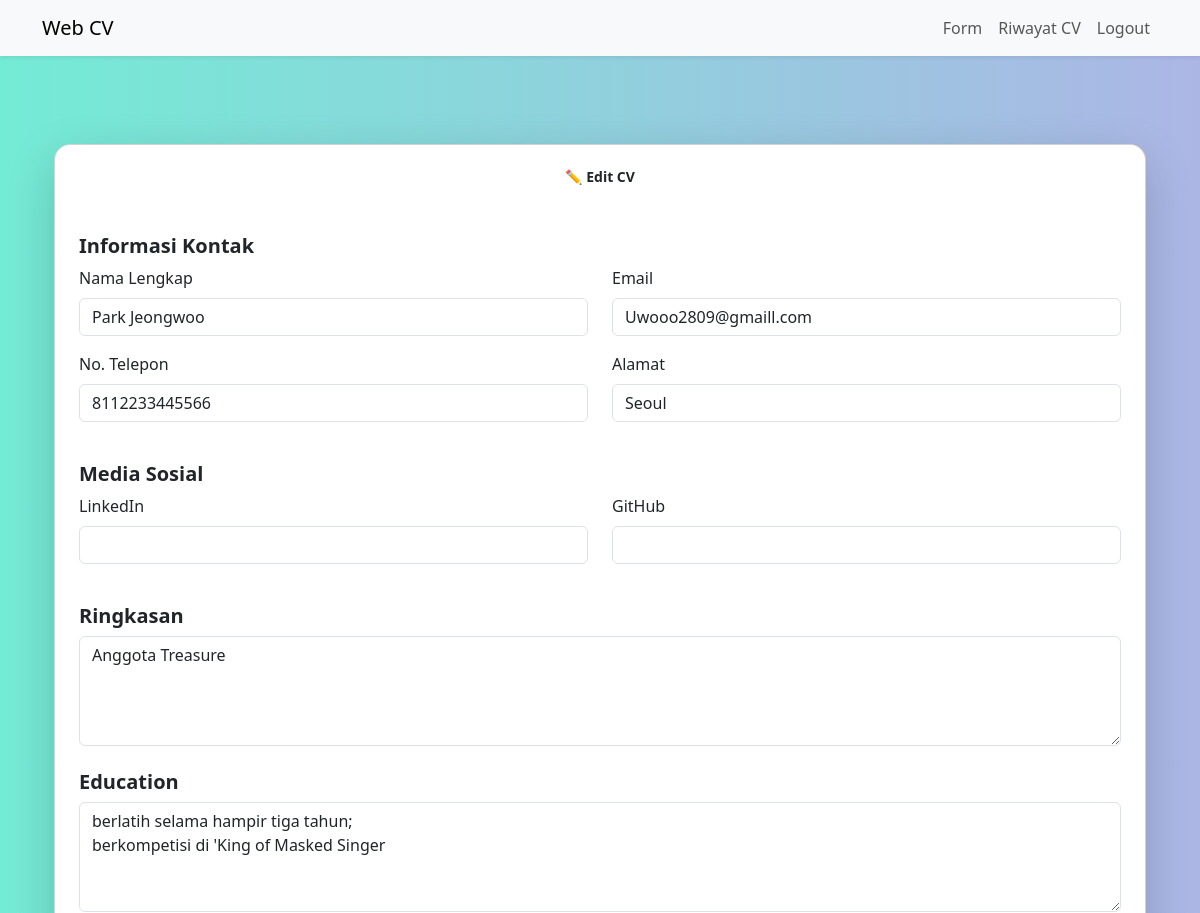
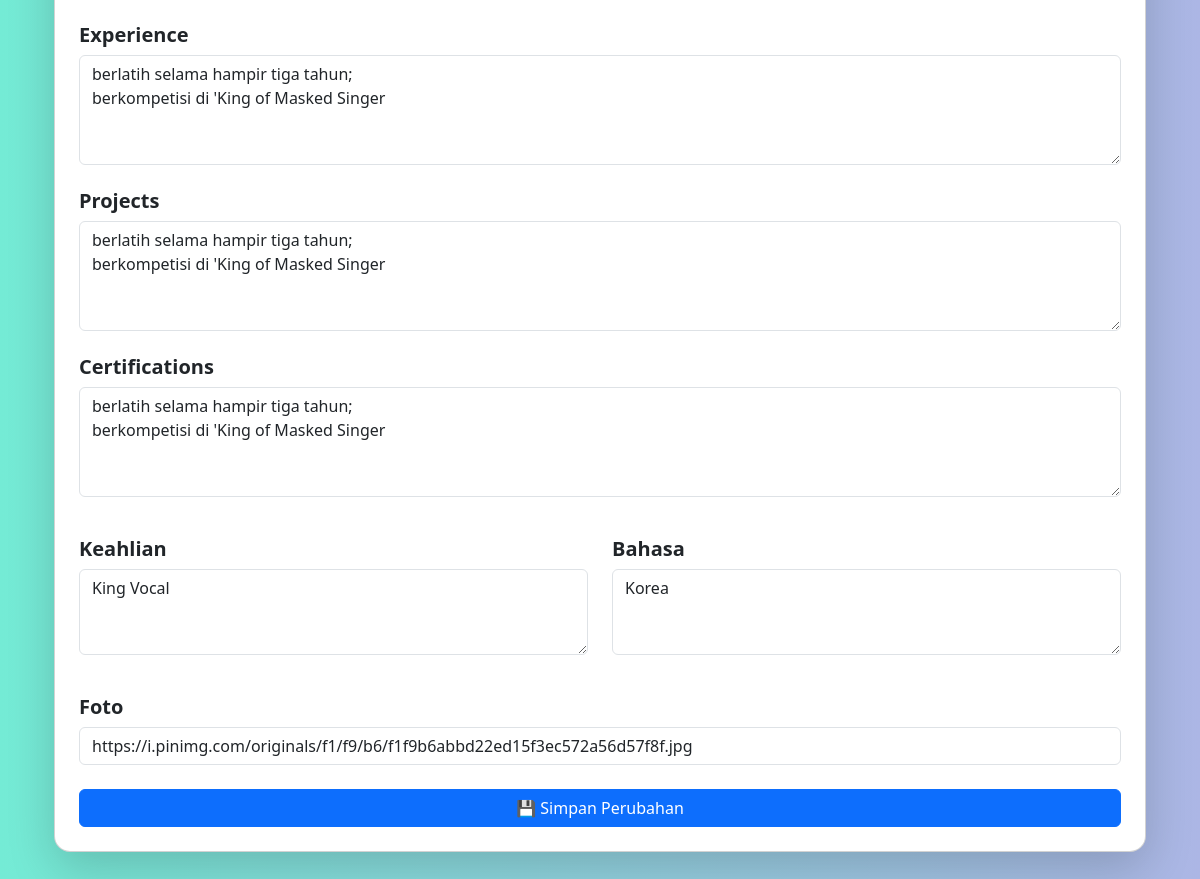
/cv/1/edit (signed in), run on the app's committed database (2 pictures, top to bottom).
### tables this page shows
CREATE TABLE cv (
    id              INTEGER PRIMARY KEY AUTOINCREMENT,
    user_id         INTEGER NOT NULL,
    name            TEXT NOT NULL,
    email           TEXT NOT NULL,
    phone           TEXT,
    address         TEXT,
    linkedin        TEXT,
    github          TEXT,
    summary         TEXT,
    education       TEXT,
    experience      TEXT,
    projects        TEXT,
    certifications  TEXT,
    skills          TEXT,
    languages       TEXT,
    photo_url       TEXT,
    FOREIGN KEY (user_id) REFERENCES user(id)
);

### app.py (the view)
@app.route('/cv/<int:cv_id>/edit', methods=['GET'])
@login_required
def edit_cv(cv_id):
    conn = get_db()
    cv = conn.execute('SELECT * FROM cv WHERE id=? AND user_id=?', (cv_id, current_user.id)).fetchone()
    conn.close()
    if not cv:
        return 'CV tidak ditemukan atau bukan milik Anda', 404
    return render_template('cv_edit.html', data=cv)

### app.py (called while the page is built)
@app.after_request
def remove_frame_options(response):
    response.headers.pop('X-Frame-Options', None)
    return response

@login_manager.user_loader
def load_user(user_id):
    conn = sqlite3.connect(DB_PATH)
    cur = conn.execute('SELECT id, username FROM user WHERE id = ?', (user_id,))
    row = cur.fetchone()
    conn.close()
    return User(*row) if row else None

def get_db():
    conn = sqlite3.connect(DB_PATH)
    conn.row_factory = sqlite3.Row
    return conn

### templates/cv_edit.html (shortened to what this page needs)
{% extends 'base.html' %}
{% block content %}
<div class="container py-5">
  <div class="card shadow-lg rounded-4 p-4">
    <h1 class="text-center mb-4 fw-bold">✏️ Edit CV</h1>
    <form method="post" action="{{ url_for('update_cv', cv_id=data.id) }}">
      <h5 class="fw-semibold mt-4">Informasi Kontak</h5>
      <div class="row">
        <div class="col-md-6 mb-3">
          <label class="form-label">Nama Lengkap</label>
          <input type="text" name="name" class="form-control" value="{{ data.name }}" required>
        </div>
        <div class="col-md-6 mb-3">
          <label class="form-label">Email</label>
          <input type="email" name="email" class="form-control" value="{{ data.email }}" required>
        </div>
        <div class="col-md-6 mb-3">
          <label class="form-label">No. Telepon</label>
          <input type="text" name="phone" class="form-control" value="{{ data.phone }}">
        </div>
        <div class="col-md-6 mb-3">
          <label class="form-label">Alamat</label>
          <input type="text" name="address" class="form-control" value="{{ data.address }}">
        </div>
      </div>
      <h5 class="fw-semibold mt-4">Media Sosial</h5>
      <div class="row">
        <div class="col-md-6 mb-3">
          <label class="form-label">LinkedIn</label>
          <input type="url" name="linkedin" class="form-control" value="{{ data.linkedin }}">
        </div>
        <div class="col-md-6 mb-3">
          <label class="form-label">GitHub</label>
          <input type="url" name="github" class="form-control" value="{{ data.github }}">
        </div>
      </div>
      <h5 class="fw-semibold mt-4">Ringkasan</h5>
      <div class="mb-3">
        <textarea name="summary" class="form-control" rows="4">{{ data.summary }}</textarea>
      </div>
      {% for section in ['education', 'experience', 'projects', 'certifications'] %}
        <h5 class="fw-semibold mt-4">{{ section|capitalize }}</h5>
        <div class="mb-3">
          <textarea name="{{ section }}" class="form-control" rows="4">{{ data[section] }}</textarea>
        </div>
      {% endfor %}
      <div class="row">
        <div class="col-md-6 mb-3">
          <h5 class="fw-semibold mt-4">Keahlian</h5>
          <textarea name="skills" class="form-control" rows="3">{{ data.skills }}</textarea>
        </div>
        <div class="col-md-6 mb-3">
          <h5 class="fw-semibold mt-4">Bahasa</h5>
          <textarea name="languages" class="form-control" rows="3">{{ data.languages }}</textarea>
        </div>
      </div>
      <h5 class="fw-semibold mt-4">Foto</h5>
      <div class="mb-4">
        <input type="url" name="photo" class="form-control" value="{{ data.photo_url }}">
      </div>
      <button type="submit" class="btn btn-primary w-100">💾 Simpan Perubahan</button>
    </form>
  </div>
</div>
{% endblock %}

### static/style.css (style rules this page uses)
body { font-family: 'Segoe UI', sans-serif; background: linear-gradient(to right, #74ebd5, #acb6e5); margin: 0; padding: 0; }
.text-center { font-size: 14px; }

### data on the page
cv: name "Park Jeongwoo", email "Uwooo2809@gmaill.com", phone "8112233445566", address "Seoul", summary "Anggota Treasure", education "berlatih selama hampir tiga tahun; berkompetisi di 'King of Masked Singer" "berlatih selama hampir tiga tahun; berkompetisi di 'King of Masked Singer" "berlatih selama hampir tiga tahun; berkompetisi di 'King of Masked Singer" "berlatih selama hampir tiga tahun; berkompetisi di 'King of Masked Singer", skills "King Vocal", languages "Korea", photo "https://i.pinimg.com/originals/f1/f9/b6/f1f9b6abbd22ed15f3ec572a56d57f8f.jpg"

### other printed values
{{ section|capitalize }} "Education" "Experience" "Projects" "Certifications"
